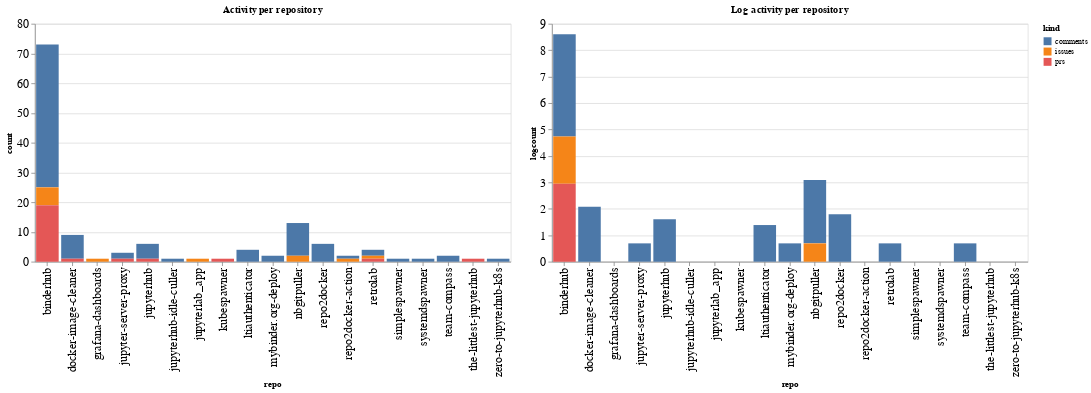

The notebook cell saved with this chart:
### Code cell
ch1 = alt.Chart(repo_summaries, width=600, title="Activity per repository").mark_bar().encode(
    x='repo',
    y='count',
    color='kind',
    tooltip="kind"
)

ch2 = alt.Chart(repo_summaries, width=600, title="Log activity per repository").mark_bar().encode(
    x='repo',
    y='logcount',
    color='kind',
    tooltip="kind"
)

ch1 | ch2

### Figure 1 — Vega-Lite specification as saved in the notebook (floating-point values rounded to 4 significant figures)
{"config": {"axisLeft": {"labelFontSize": 15}, "axisBottom": {"labelFontSize": 15}}, "hconcat": [{"mark": "bar", "encoding": {"color": {"type": "nominal", "field": "kind"}, "tooltip": {"type": "nominal", "field": "kind"}, "x": {"type": "nominal", "field": "repo"}, "y": {"type": "quantitative", "field": "count"}}, "title": "Activity per repository", "width": 600}, {"mark": "bar", "encoding": {"color": {"type": "nominal", "field": "kind"}, "tooltip": {"type": "nominal", "field": "kind"}, "x": {"type": "nominal", "field": "repo"}, "y": {"type": "quantitative", "field": "logcount"}}, "title": "Log activity per repository", "width": 600}], "data": {"name": "data-6863d2f5f2f8ba754df892c0c72d24c4"}, "$schema": "https://vega.github.io/schema/vega-lite/v4.8.1.json", "datasets": {"data-6863d2f5f2f8ba754df892c0c72d24c4": [{"repo": "binderhub", "kind": "comments", "count": 48, "logcount": 3.871}, {"repo": "binderhub", "kind": "issues", "count": 6, "logcount": 1.792}, {"repo": "binderhub", "kind": "prs", "count": 19, "logcount": 2.944}, {"repo": "docker-image-cleaner", "kind": "comments", "count": 8, "logcount": 2.079}, {"repo": "docker-image-cleaner", "kind": "prs", "count": 1, "logcount": 0.0}, {"repo": "grafana-dashboards", "kind": "issues", "count": 1, "logcount": 0.0}, {"repo": "jupyter-server-proxy", "kind": "comments", "count": 2, "logcount": 0.6931}, {"repo": "jupyter-server-proxy", "kind": "prs", "count": 1, "logcount": 0.0}, {"repo": "jupyterhub", "kind": "comments", "count": 5, "logcount": 1.609}, {"repo": "jupyterhub", "kind": "prs", "count": 1, "logcount": 0.0}, {"repo": "jupyterhub-idle-culler", "kind": "comments", "count": 1, "logcount": 0.0}, {"repo": "jupyterlab_app", "kind": "issues", "count": 1, "logcount": 0.0}, {"repo": "kubespawner", "kind": "prs", "count": 1, "logcount": 0.0}, {"repo": "ltiauthenticator", "kind": "comments", "count": 4, "logcount": 1.386}, {"repo": "mybinder.org-deploy", "kind": "comments", "count": 2, "logcount": 0.6931}, {"repo": "nbgitpuller", "kind": "comments", "count": 11, "logcount": 2.398}, {"repo": "nbgitpuller", "kind": "issues", "count": 2, "logcount": 0.6931}, {"repo": "repo2docker", "kind": "comments", "count": 6, "logcount": 1.792}, {"repo": "repo2docker-action", "kind": "comments", "count": 1, "logcount": 0.0}, {"repo": "repo2docker-action", "kind": "issues", "count": 1, "logcount": 0.0}, {"repo": "retrolab", "kind": "comments", "count": 2, "logcount": 0.6931}, {"repo": "retrolab", "kind": "issues", "count": 1, "logcount": 0.0}, {"repo": "retrolab", "kind": "prs", "count": 1, "logcount": 0.0}, {"repo": "simplespawner", "kind": "comments", "count": 1, "logcount": 0.0}, {"repo": "systemdspawner", "kind": "comments", "count": 1, "logcount": 0.0}, {"repo": "team-compass", "kind": "comments", "count": 2, "logcount": 0.6931}, {"repo": "the-littlest-jupyterhub", "kind": "prs", "count": 1, "logcount": 0.0}, {"repo": "zero-to-jupyterhub-k8s", "kind": "comments", "count": 1, "logcount": 0.0}]}}
